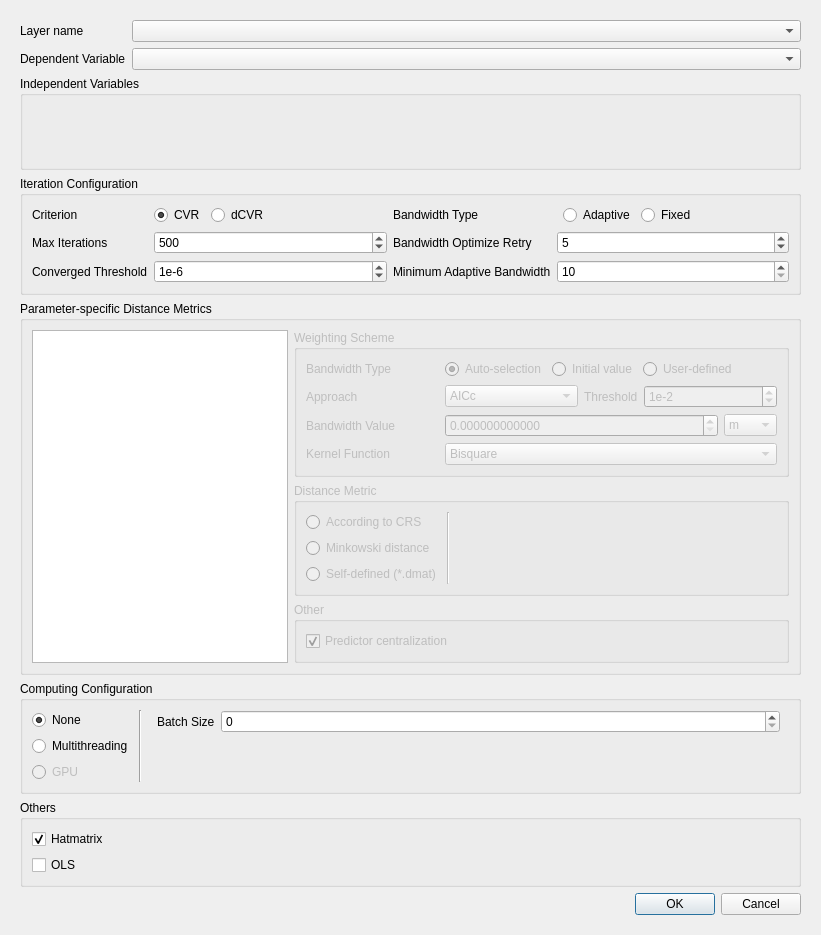
<?xml version="1.0" encoding="UTF-8"?>
<ui version="4.0">
 <class>GwmMultiscaleGWROptionsDialog</class>
 <widget class="QDialog" name="GwmMultiscaleGWROptionsDialog">
  <property name="geometry">
   <rect>
    <x>0</x>
    <y>0</y>
    <width>821</width>
    <height>935</height>
   </rect>
  </property>
  <property name="windowTitle">
   <string>Multiscale GWR Configure</string>
  </property>
  <layout class="QVBoxLayout" name="verticalLayout_3" stretch="0">
   <item>
    <widget class="QScrollArea" name="scrollArea">
     <property name="frameShape">
      <enum>QFrame::NoFrame</enum>
     </property>
     <property name="widgetResizable">
      <bool>true</bool>
     </property>
     <widget class="QWidget" name="scrollAreaWidgetContents">
      <property name="geometry">
       <rect>
        <x>0</x>
        <y>0</y>
        <width>803</width>
        <height>911</height>
       </rect>
      </property>
      <layout class="QVBoxLayout" name="verticalLayout_6">
       <item>
        <layout class="QFormLayout" name="formLayout_6">
         <property name="fieldGrowthPolicy">
          <enum>QFormLayout::ExpandingFieldsGrow</enum>
         </property>
         <property name="formAlignment">
          <set>Qt::AlignJustify|Qt::AlignTop</set>
         </property>
         <item row="0" column="0">
          <widget class="QLabel" name="label">
           <property name="sizePolicy">
            <sizepolicy hsizetype="Fixed" vsizetype="Preferred">
             <horstretch>0</horstretch>
             <verstretch>0</verstretch>
            </sizepolicy>
           </property>
           <property name="text">
            <string>Layer name</string>
           </property>
          </widget>
         </item>
         <item row="0" column="1">
          <widget class="QComboBox" name="mLayerComboBox">
           <property name="sizePolicy">
            <sizepolicy hsizetype="Expanding" vsizetype="Fixed">
             <horstretch>0</horstretch>
             <verstretch>0</verstretch>
            </sizepolicy>
           </property>
          </widget>
         </item>
         <item row="1" column="0">
          <widget class="QLabel" name="label_12">
           <property name="text">
            <string>Dependent Variable</string>
           </property>
          </widget>
         </item>
         <item row="1" column="1">
          <widget class="QComboBox" name="mDepVarComboBox">
           <property name="sizePolicy">
            <sizepolicy hsizetype="Expanding" vsizetype="Fixed">
             <horstretch>0</horstretch>
             <verstretch>0</verstretch>
            </sizepolicy>
           </property>
          </widget>
         </item>
        </layout>
       </item>
       <item>
        <widget class="QGroupBox" name="groupBox">
         <property name="sizePolicy">
          <sizepolicy hsizetype="Preferred" vsizetype="Expanding">
           <horstretch>0</horstretch>
           <verstretch>0</verstretch>
          </sizepolicy>
         </property>
         <property name="title">
          <string>Independent Variables</string>
         </property>
         <layout class="QVBoxLayout" name="verticalLayout_4" stretch="1">
          <item>
           <widget class="GwmIndepVarSelectorWidget" name="mIndepVarSelector" native="true"/>
          </item>
         </layout>
        </widget>
       </item>
       <item>
        <widget class="QGroupBox" name="groupBox_4">
         <property name="title">
          <string>Iteration Configuration</string>
         </property>
         <layout class="QGridLayout" name="gridLayout_2">
          <item row="1" column="0">
           <widget class="QLabel" name="label_11">
            <property name="text">
             <string>Max Iterations</string>
            </property>
           </widget>
          </item>
          <item row="2" column="1">
           <widget class="QSpinBox" name="mIterationThresholdSpb">
            <property name="prefix">
             <string>1e-</string>
            </property>
            <property name="minimum">
             <number>1</number>
            </property>
            <property name="maximum">
             <number>16</number>
            </property>
            <property name="value">
             <number>6</number>
            </property>
           </widget>
          </item>
          <item row="1" column="1">
           <widget class="QSpinBox" name="mMaxIterationSpb">
            <property name="maximum">
             <number>1000</number>
            </property>
            <property name="singleStep">
             <number>1</number>
            </property>
            <property name="value">
             <number>500</number>
            </property>
           </widget>
          </item>
          <item row="0" column="2">
           <widget class="QLabel" name="label_2">
            <property name="text">
             <string>Bandwidth Type</string>
            </property>
           </widget>
          </item>
          <item row="0" column="3">
           <layout class="QHBoxLayout" name="horizontalLayout_6">
            <property name="leftMargin">
             <number>6</number>
            </property>
            <item>
             <widget class="QRadioButton" name="mBwTypeAdaptiveRadio">
              <property name="sizePolicy">
               <sizepolicy hsizetype="Fixed" vsizetype="Fixed">
                <horstretch>0</horstretch>
                <verstretch>0</verstretch>
               </sizepolicy>
              </property>
              <property name="text">
               <string>Adaptive</string>
              </property>
              <property name="checked">
               <bool>true</bool>
              </property>
             </widget>
            </item>
            <item>
             <widget class="QRadioButton" name="mBwTypeFixedRadio">
              <property name="sizePolicy">
               <sizepolicy hsizetype="Fixed" vsizetype="Fixed">
                <horstretch>0</horstretch>
                <verstretch>0</verstretch>
               </sizepolicy>
              </property>
              <property name="text">
               <string>Fixed</string>
              </property>
             </widget>
            </item>
            <item>
             <spacer name="horizontalSpacer">
              <property name="orientation">
               <enum>Qt::Horizontal</enum>
              </property>
              <property name="sizeHint" stdset="0">
               <size>
                <width>40</width>
                <height>20</height>
               </size>
              </property>
             </spacer>
            </item>
           </layout>
          </item>
          <item row="0" column="0">
           <widget class="QLabel" name="label_10">
            <property name="text">
             <string>Criterion</string>
            </property>
           </widget>
          </item>
          <item row="0" column="1">
           <layout class="QHBoxLayout" name="horizontalLayout_8">
            <item>
             <widget class="QRadioButton" name="mCriterionCVRckb">
              <property name="text">
               <string>CVR</string>
              </property>
              <property name="checked">
               <bool>true</bool>
              </property>
             </widget>
            </item>
            <item>
             <widget class="QRadioButton" name="mCriterionDVCRckb">
              <property name="text">
               <string>dCVR</string>
              </property>
             </widget>
            </item>
            <item>
             <spacer name="horizontalSpacer_2">
              <property name="orientation">
               <enum>Qt::Horizontal</enum>
              </property>
              <property name="sizeHint" stdset="0">
               <size>
                <width>40</width>
                <height>20</height>
               </size>
              </property>
             </spacer>
            </item>
           </layout>
          </item>
          <item row="2" column="0">
           <widget class="QLabel" name="label_15">
            <property name="text">
             <string>Converged Threshold</string>
            </property>
           </widget>
          </item>
          <item row="1" column="2">
           <widget class="QLabel" name="label_17">
            <property name="text">
             <string>Bandwidth Optimize Retry</string>
            </property>
           </widget>
          </item>
          <item row="1" column="3">
           <widget class="QSpinBox" name="mBandwidthOptimizeRetrySpb">
            <property name="minimum">
             <number>1</number>
            </property>
            <property name="value">
             <number>5</number>
            </property>
           </widget>
          </item>
          <item row="2" column="2">
           <widget class="QLabel" name="label_19">
            <property name="text">
             <string>Minimum Adaptive Bandwidth</string>
            </property>
           </widget>
          </item>
          <item row="2" column="3">
           <widget class="QSpinBox" name="mNLowerSpb">
            <property name="minimum">
             <number>10</number>
            </property>
            <property name="maximum">
             <number>20</number>
            </property>
            <property name="value">
             <number>10</number>
            </property>
           </widget>
          </item>
         </layout>
        </widget>
       </item>
       <item>
        <widget class="QGroupBox" name="groupBox_5">
         <property name="sizePolicy">
          <sizepolicy hsizetype="Preferred" vsizetype="Fixed">
           <horstretch>0</horstretch>
           <verstretch>0</verstretch>
          </sizepolicy>
         </property>
         <property name="title">
          <string>Parameter-specific Distance Metrics</string>
         </property>
         <layout class="QHBoxLayout" name="horizontalLayout_7">
          <item>
           <widget class="QListView" name="lsvParameterSpecifiedParameterList">
            <property name="sizePolicy">
             <sizepolicy hsizetype="Fixed" vsizetype="Expanding">
              <horstretch>0</horstretch>
              <verstretch>0</verstretch>
             </sizepolicy>
            </property>
           </widget>
          </item>
          <item>
           <layout class="QVBoxLayout" name="mParameterSpecifiedOptionsLayout">
            <item>
             <widget class="QGroupBox" name="mPSBandwidthSettingGroup">
              <property name="enabled">
               <bool>false</bool>
              </property>
              <property name="sizePolicy">
               <sizepolicy hsizetype="Preferred" vsizetype="Fixed">
                <horstretch>0</horstretch>
                <verstretch>0</verstretch>
               </sizepolicy>
              </property>
              <property name="title">
               <string>Weighting Scheme</string>
              </property>
              <layout class="QGridLayout" name="gridLayout_3">
               <property name="topMargin">
                <number>9</number>
               </property>
               <property name="bottomMargin">
                <number>9</number>
               </property>
               <property name="spacing">
                <number>6</number>
               </property>
               <item row="1" column="1">
                <widget class="QComboBox" name="mBwSizeAutomaticApprochCombo">
                 <property name="currentIndex">
                  <number>1</number>
                 </property>
                 <item>
                  <property name="text">
                   <string>CV</string>
                  </property>
                 </item>
                 <item>
                  <property name="text">
                   <string>AICc</string>
                  </property>
                 </item>
                </widget>
               </item>
               <item row="1" column="2">
                <widget class="QLabel" name="label_20">
                 <property name="sizePolicy">
                  <sizepolicy hsizetype="Fixed" vsizetype="Preferred">
                   <horstretch>0</horstretch>
                   <verstretch>0</verstretch>
                  </sizepolicy>
                 </property>
                 <property name="text">
                  <string>Threshold</string>
                 </property>
                </widget>
               </item>
               <item row="2" column="0">
                <widget class="QLabel" name="label_16">
                 <property name="text">
                  <string>Bandwidth Value</string>
                 </property>
                </widget>
               </item>
               <item row="1" column="0">
                <widget class="QLabel" name="label_18">
                 <property name="text">
                  <string>Approach</string>
                 </property>
                </widget>
               </item>
               <item row="3" column="0">
                <widget class="QLabel" name="label_13">
                 <property name="text">
                  <string>Kernel Function</string>
                 </property>
                </widget>
               </item>
               <item row="0" column="0">
                <widget class="QLabel" name="label_3">
                 <property name="sizePolicy">
                  <sizepolicy hsizetype="Preferred" vsizetype="Preferred">
                   <horstretch>0</horstretch>
                   <verstretch>0</verstretch>
                  </sizepolicy>
                 </property>
                 <property name="text">
                  <string>Bandwidth Type</string>
                 </property>
                 <property name="alignment">
                  <set>Qt::AlignLeading|Qt::AlignLeft|Qt::AlignVCenter</set>
                 </property>
                </widget>
               </item>
               <item row="0" column="1" colspan="3">
                <layout class="QHBoxLayout" name="horizontalLayout_9">
                 <item>
                  <widget class="QRadioButton" name="mBwSizeAutomaticRadio">
                   <property name="sizePolicy">
                    <sizepolicy hsizetype="Preferred" vsizetype="Fixed">
                     <horstretch>0</horstretch>
                     <verstretch>0</verstretch>
                    </sizepolicy>
                   </property>
                   <property name="text">
                    <string>Auto-selection</string>
                   </property>
                   <property name="checked">
                    <bool>true</bool>
                   </property>
                  </widget>
                 </item>
                 <item>
                  <widget class="QRadioButton" name="mBwSizeInitialRadio">
                   <property name="text">
                    <string>Initial value</string>
                   </property>
                  </widget>
                 </item>
                 <item>
                  <widget class="QRadioButton" name="mBwSizeCustomizeRadio">
                   <property name="sizePolicy">
                    <sizepolicy hsizetype="Fixed" vsizetype="Fixed">
                     <horstretch>0</horstretch>
                     <verstretch>0</verstretch>
                    </sizepolicy>
                   </property>
                   <property name="text">
                    <string>User-defined</string>
                   </property>
                   <property name="checked">
                    <bool>false</bool>
                   </property>
                  </widget>
                 </item>
                 <item>
                  <spacer name="horizontalSpacer_3">
                   <property name="orientation">
                    <enum>Qt::Horizontal</enum>
                   </property>
                   <property name="sizeHint" stdset="0">
                    <size>
                     <width>40</width>
                     <height>20</height>
                    </size>
                   </property>
                  </spacer>
                 </item>
                </layout>
               </item>
               <item row="2" column="1" colspan="3">
                <widget class="QStackedWidget" name="mBwSizeSettingStack">
                 <property name="enabled">
                  <bool>false</bool>
                 </property>
                 <property name="currentIndex">
                  <number>1</number>
                 </property>
                 <widget class="QWidget" name="page_4">
                  <layout class="QHBoxLayout" name="horizontalLayout">
                   <property name="leftMargin">
                    <number>0</number>
                   </property>
                   <property name="topMargin">
                    <number>0</number>
                   </property>
                   <property name="rightMargin">
                    <number>0</number>
                   </property>
                   <property name="bottomMargin">
                    <number>0</number>
                   </property>
                   <item>
                    <widget class="QSpinBox" name="mBwSizeAdaptiveSize">
                     <property name="maximum">
                      <number>1000</number>
                     </property>
                     <property name="value">
                      <number>100</number>
                     </property>
                    </widget>
                   </item>
                   <item>
                    <widget class="QComboBox" name="mBwSizeAdaptiveUnit">
                     <property name="sizePolicy">
                      <sizepolicy hsizetype="Fixed" vsizetype="Fixed">
                       <horstretch>0</horstretch>
                       <verstretch>0</verstretch>
                      </sizepolicy>
                     </property>
                     <item>
                      <property name="text">
                       <string>x1</string>
                      </property>
                     </item>
                     <item>
                      <property name="text">
                       <string>x10</string>
                      </property>
                     </item>
                     <item>
                      <property name="text">
                       <string>x100</string>
                      </property>
                     </item>
                     <item>
                      <property name="text">
                       <string>x1000</string>
                      </property>
                     </item>
                    </widget>
                   </item>
                  </layout>
                 </widget>
                 <widget class="QWidget" name="page_5">
                  <layout class="QHBoxLayout" name="horizontalLayout_4">
                   <property name="leftMargin">
                    <number>0</number>
                   </property>
                   <property name="topMargin">
                    <number>0</number>
                   </property>
                   <property name="rightMargin">
                    <number>0</number>
                   </property>
                   <property name="bottomMargin">
                    <number>0</number>
                   </property>
                   <item>
                    <widget class="QDoubleSpinBox" name="mBwSizeFixedSize">
                     <property name="decimals">
                      <number>12</number>
                     </property>
                    </widget>
                   </item>
                   <item>
                    <widget class="QComboBox" name="mBwSizeFixedUnit">
                     <property name="sizePolicy">
                      <sizepolicy hsizetype="Fixed" vsizetype="Fixed">
                       <horstretch>0</horstretch>
                       <verstretch>0</verstretch>
                      </sizepolicy>
                     </property>
                     <item>
                      <property name="text">
                       <string>m</string>
                      </property>
                     </item>
                     <item>
                      <property name="text">
                       <string>km</string>
                      </property>
                     </item>
                     <item>
                      <property name="text">
                       <string>mile</string>
                      </property>
                     </item>
                    </widget>
                   </item>
                  </layout>
                 </widget>
                </widget>
               </item>
               <item row="3" column="1" colspan="3">
                <widget class="QComboBox" name="mBwKernelFunctionCombo">
                 <property name="currentIndex">
                  <number>2</number>
                 </property>
                 <item>
                  <property name="text">
                   <string>Gaussion</string>
                  </property>
                 </item>
                 <item>
                  <property name="text">
                   <string>Exponential</string>
                  </property>
                 </item>
                 <item>
                  <property name="text">
                   <string>Bisquare</string>
                  </property>
                 </item>
                 <item>
                  <property name="text">
                   <string>Tricube</string>
                  </property>
                 </item>
                 <item>
                  <property name="text">
                   <string>Boxcar</string>
                  </property>
                 </item>
                </widget>
               </item>
               <item row="1" column="3">
                <widget class="QSpinBox" name="mBwSelecionThresholdSpb">
                 <property name="prefix">
                  <string>1e-</string>
                 </property>
                 <property name="minimum">
                  <number>1</number>
                 </property>
                 <property name="maximum">
                  <number>16</number>
                 </property>
                 <property name="value">
                  <number>2</number>
                 </property>
                </widget>
               </item>
              </layout>
             </widget>
            </item>
            <item>
             <widget class="QGroupBox" name="mPSDistanceSettingGroup">
              <property name="enabled">
               <bool>false</bool>
              </property>
              <property name="sizePolicy">
               <sizepolicy hsizetype="Preferred" vsizetype="Preferred">
                <horstretch>0</horstretch>
                <verstretch>0</verstretch>
               </sizepolicy>
              </property>
              <property name="title">
               <string>Distance Metric</string>
              </property>
              <layout class="QHBoxLayout" name="horizontalLayout_2">
               <item>
                <layout class="QVBoxLayout" name="verticalLayout_2">
                 <item>
                  <widget class="QRadioButton" name="mDistTypeCRSRadio">
                   <property name="text">
                    <string>According to CRS</string>
                   </property>
                  </widget>
                 </item>
                 <item>
                  <widget class="QRadioButton" name="mDistTypeMinkowskiRadio">
                   <property name="text">
                    <string>Minkowski distance</string>
                   </property>
                  </widget>
                 </item>
                 <item>
                  <widget class="QRadioButton" name="mDistTypeDmatRadio">
                   <property name="text">
                    <string>Self-defined (*.dmat)</string>
                   </property>
                  </widget>
                 </item>
                </layout>
               </item>
               <item>
                <widget class="Line" name="line">
                 <property name="orientation">
                  <enum>Qt::Vertical</enum>
                 </property>
                </widget>
               </item>
               <item>
                <widget class="QStackedWidget" name="mDistParamSettingStack">
                 <property name="currentIndex">
                  <number>0</number>
                 </property>
                 <widget class="QWidget" name="mCRSDistPage"/>
                 <widget class="QWidget" name="mMinkowskiDistPage">
                  <layout class="QFormLayout" name="formLayout_2">
                   <property name="leftMargin">
                    <number>0</number>
                   </property>
                   <property name="topMargin">
                    <number>0</number>
                   </property>
                   <property name="rightMargin">
                    <number>0</number>
                   </property>
                   <property name="bottomMargin">
                    <number>0</number>
                   </property>
                   <item row="0" column="0">
                    <widget class="QLabel" name="label_4">
                     <property name="sizePolicy">
                      <sizepolicy hsizetype="Preferred" vsizetype="Preferred">
                       <horstretch>0</horstretch>
                       <verstretch>0</verstretch>
                      </sizepolicy>
                     </property>
                     <property name="text">
                      <string>Rotation parameter</string>
                     </property>
                     <property name="alignment">
                      <set>Qt::AlignLeading|Qt::AlignLeft|Qt::AlignVCenter</set>
                     </property>
                    </widget>
                   </item>
                   <item row="0" column="1">
                    <layout class="QFormLayout" name="formLayout_5">
                     <property name="horizontalSpacing">
                      <number>6</number>
                     </property>
                     <property name="verticalSpacing">
                      <number>2</number>
                     </property>
                     <item row="0" column="0">
                      <widget class="QLabel" name="label_5">
                       <property name="text">
                        <string>theta</string>
                       </property>
                      </widget>
                     </item>
                     <item row="1" column="0">
                      <widget class="QLabel" name="label_6">
                       <property name="text">
                        <string>p</string>
                       </property>
                      </widget>
                     </item>
                     <item row="0" column="1">
                      <widget class="QDoubleSpinBox" name="mThetaValue"/>
                     </item>
                     <item row="1" column="1">
                      <widget class="QDoubleSpinBox" name="mPValue">
                       <property name="minimum">
                        <double>-1.000000000000000</double>
                       </property>
                      </widget>
                     </item>
                    </layout>
                   </item>
                  </layout>
                 </widget>
                 <widget class="QWidget" name="mDistMatrixDistPage">
                  <layout class="QGridLayout" name="gridLayout">
                   <property name="leftMargin">
                    <number>0</number>
                   </property>
                   <property name="topMargin">
                    <number>0</number>
                   </property>
                   <property name="rightMargin">
                    <number>0</number>
                   </property>
                   <property name="bottomMargin">
                    <number>0</number>
                   </property>
                   <item row="1" column="0">
                    <widget class="QLineEdit" name="mDistMatrixFileNameEdit"/>
                   </item>
                   <item row="1" column="1">
                    <widget class="QToolButton" name="mDistMatrixFileOpenBtn">
                     <property name="text">
                      <string>...</string>
                     </property>
                    </widget>
                   </item>
                   <item row="0" column="0">
                    <widget class="QLabel" name="label_14">
                     <property name="text">
                      <string>Select a distance matrix file</string>
                     </property>
                    </widget>
                   </item>
                   <item row="2" column="0">
                    <spacer name="verticalSpacer">
                     <property name="orientation">
                      <enum>Qt::Vertical</enum>
                     </property>
                     <property name="sizeHint" stdset="0">
                      <size>
                       <width>20</width>
                       <height>5</height>
                      </size>
                     </property>
                    </spacer>
                   </item>
                  </layout>
                 </widget>
                </widget>
               </item>
              </layout>
             </widget>
            </item>
            <item>
             <widget class="QGroupBox" name="mPSOtherSettingGroup">
              <property name="enabled">
               <bool>false</bool>
              </property>
              <property name="title">
               <string>Other</string>
              </property>
              <layout class="QFormLayout" name="formLayout_10">
               <item row="0" column="0">
                <widget class="QCheckBox" name="ckbPredictorCentralization">
                 <property name="text">
                  <string>Predictor centralization</string>
                 </property>
                 <property name="checked">
                  <bool>true</bool>
                 </property>
                </widget>
               </item>
              </layout>
             </widget>
            </item>
           </layout>
          </item>
         </layout>
        </widget>
       </item>
       <item>
        <widget class="QGroupBox" name="mCalcParallelGroup">
         <property name="sizePolicy">
          <sizepolicy hsizetype="Preferred" vsizetype="Preferred">
           <horstretch>0</horstretch>
           <verstretch>0</verstretch>
          </sizepolicy>
         </property>
         <property name="title">
          <string>Computing Configuration</string>
         </property>
         <layout class="QHBoxLayout" name="horizontalLayout_3">
          <item>
           <layout class="QVBoxLayout" name="verticalLayout_5">
            <item>
             <widget class="QRadioButton" name="mCalcParallelNoneRadio">
              <property name="sizePolicy">
               <sizepolicy hsizetype="Fixed" vsizetype="Fixed">
                <horstretch>0</horstretch>
                <verstretch>0</verstretch>
               </sizepolicy>
              </property>
              <property name="text">
               <string>None</string>
              </property>
              <property name="checked">
               <bool>true</bool>
              </property>
             </widget>
            </item>
            <item>
             <widget class="QRadioButton" name="mCalcParallelMultithreadRadio">
              <property name="sizePolicy">
               <sizepolicy hsizetype="Fixed" vsizetype="Fixed">
                <horstretch>0</horstretch>
                <verstretch>0</verstretch>
               </sizepolicy>
              </property>
              <property name="text">
               <string>Multithreading</string>
              </property>
             </widget>
            </item>
            <item>
             <widget class="QRadioButton" name="mCalcParallelGPURadio">
              <property name="enabled">
               <bool>false</bool>
              </property>
              <property name="sizePolicy">
               <sizepolicy hsizetype="Fixed" vsizetype="Fixed">
                <horstretch>0</horstretch>
                <verstretch>0</verstretch>
               </sizepolicy>
              </property>
              <property name="text">
               <string>GPU</string>
              </property>
             </widget>
            </item>
           </layout>
          </item>
          <item>
           <widget class="Line" name="line_2">
            <property name="orientation">
             <enum>Qt::Vertical</enum>
            </property>
           </widget>
          </item>
          <item>
           <widget class="QStackedWidget" name="stackedWidget">
            <property name="currentIndex">
             <number>2</number>
            </property>
            <widget class="QWidget" name="page">
             <layout class="QVBoxLayout" name="verticalLayout">
              <property name="topMargin">
               <number>0</number>
              </property>
              <property name="bottomMargin">
               <number>0</number>
              </property>
             </layout>
            </widget>
            <widget class="QWidget" name="page_3">
             <layout class="QFormLayout" name="formLayout_3">
              <property name="formAlignment">
               <set>Qt::AlignJustify|Qt::AlignTop</set>
              </property>
              <property name="leftMargin">
               <number>9</number>
              </property>
              <property name="topMargin">
               <number>0</number>
              </property>
              <property name="rightMargin">
               <number>9</number>
              </property>
              <property name="bottomMargin">
               <number>0</number>
              </property>
              <item row="0" column="0">
               <widget class="QLabel" name="label_9">
                <property name="text">
                 <string>Threads</string>
                </property>
               </widget>
              </item>
              <item row="0" column="1">
               <widget class="QSpinBox" name="mThreadNum">
                <property name="maximum">
                 <number>8</number>
                </property>
               </widget>
              </item>
             </layout>
            </widget>
            <widget class="QWidget" name="page_2">
             <layout class="QFormLayout" name="formLayout_4">
              <property name="formAlignment">
               <set>Qt::AlignJustify|Qt::AlignTop</set>
              </property>
              <property name="topMargin">
               <number>0</number>
              </property>
              <property name="bottomMargin">
               <number>0</number>
              </property>
              <item row="0" column="0">
               <widget class="QLabel" name="label_8">
                <property name="text">
                 <string>Batch Size</string>
                </property>
               </widget>
              </item>
              <item row="0" column="1">
               <widget class="QSpinBox" name="mSampleGroupSize">
                <property name="maximum">
                 <number>4096</number>
                </property>
               </widget>
              </item>
             </layout>
            </widget>
           </widget>
          </item>
         </layout>
        </widget>
       </item>
       <item>
        <widget class="QGroupBox" name="groupBox_7">
         <property name="title">
          <string>Others</string>
         </property>
         <layout class="QFormLayout" name="formLayout_11">
          <property name="labelAlignment">
           <set>Qt::AlignLeading|Qt::AlignLeft|Qt::AlignVCenter</set>
          </property>
          <property name="formAlignment">
           <set>Qt::AlignJustify|Qt::AlignTop</set>
          </property>
          <item row="0" column="0">
           <widget class="QCheckBox" name="cbxHatmatrix">
            <property name="text">
             <string>Hatmatrix</string>
            </property>
            <property name="checked">
             <bool>true</bool>
            </property>
           </widget>
          </item>
          <item row="1" column="0">
           <widget class="QCheckBox" name="cbxOLS">
            <property name="text">
             <string>OLS</string>
            </property>
           </widget>
          </item>
         </layout>
        </widget>
       </item>
       <item>
        <layout class="QHBoxLayout" name="horizontalLayout_5">
         <item>
          <widget class="QLabel" name="mCheckMessage">
           <property name="sizePolicy">
            <sizepolicy hsizetype="Expanding" vsizetype="Preferred">
             <horstretch>0</horstretch>
             <verstretch>0</verstretch>
            </sizepolicy>
           </property>
           <property name="text">
            <string/>
           </property>
          </widget>
         </item>
         <item>
          <widget class="QDialogButtonBox" name="btbOkCancle">
           <property name="sizePolicy">
            <sizepolicy hsizetype="Fixed" vsizetype="Fixed">
             <horstretch>0</horstretch>
             <verstretch>0</verstretch>
            </sizepolicy>
           </property>
           <property name="orientation">
            <enum>Qt::Horizontal</enum>
           </property>
           <property name="standardButtons">
            <set>QDialogButtonBox::Cancel|QDialogButtonBox::Ok</set>
           </property>
          </widget>
         </item>
        </layout>
       </item>
      </layout>
     </widget>
    </widget>
   </item>
  </layout>
 </widget>
 <customwidgets>
  <customwidget>
   <class>GwmIndepVarSelectorWidget</class>
   <extends>QWidget</extends>
   <header>gwmindepvarselectorwidget.h</header>
   <container>1</container>
  </customwidget>
 </customwidgets>
 <resources/>
 <connections>
  <connection>
   <sender>btbOkCancle</sender>
   <signal>accepted()</signal>
   <receiver>GwmMultiscaleGWROptionsDialog</receiver>
   <slot>accept()</slot>
   <hints>
    <hint type="sourcelabel">
     <x>248</x>
     <y>254</y>
    </hint>
    <hint type="destinationlabel">
     <x>157</x>
     <y>274</y>
    </hint>
   </hints>
  </connection>
  <connection>
   <sender>btbOkCancle</sender>
   <signal>rejected()</signal>
   <receiver>GwmMultiscaleGWROptionsDialog</receiver>
   <slot>reject()</slot>
   <hints>
    <hint type="sourcelabel">
     <x>316</x>
     <y>260</y>
    </hint>
    <hint type="destinationlabel">
     <x>286</x>
     <y>274</y>
    </hint>
   </hints>
  </connection>
 </connections>
</ui>
